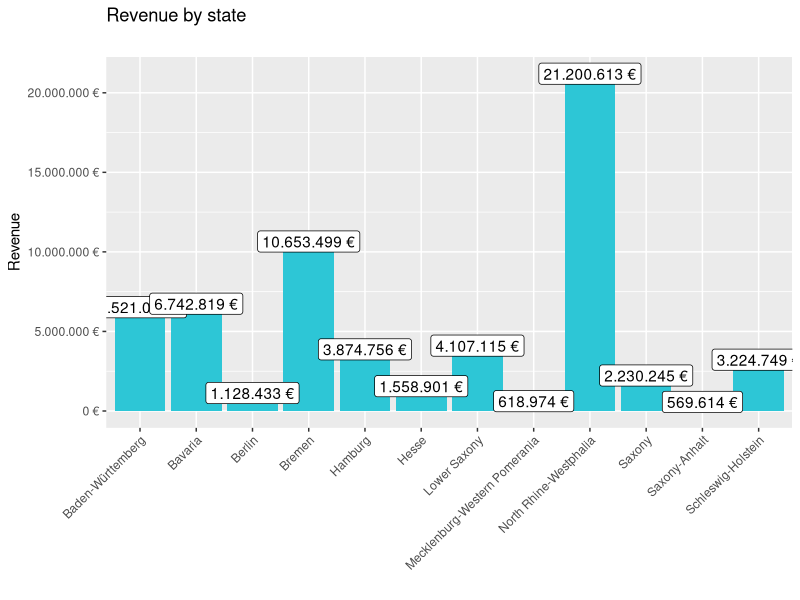
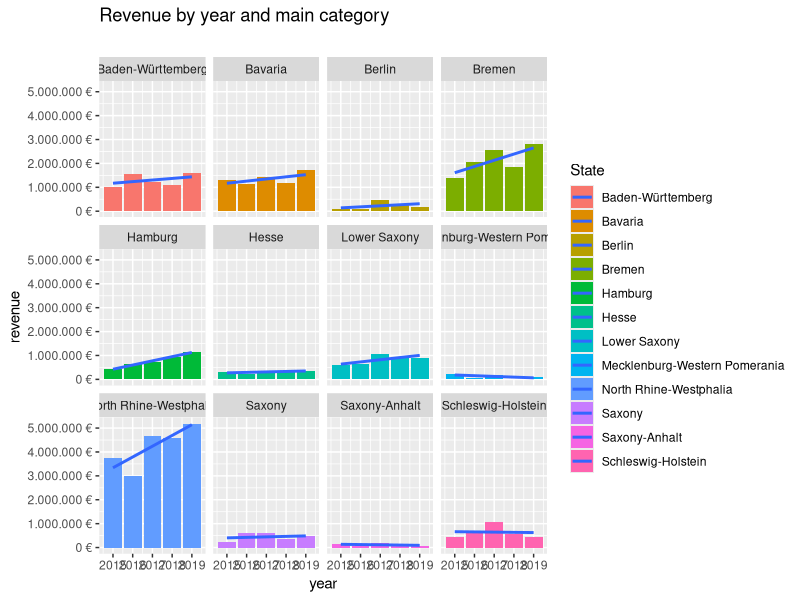

Write the R code that produced these figures, in order.

# Introduction of challenge one ----

library(tidyverse)
library(readxl)
library(lubridate)

bike_orderlines_wrangled_tbl <- read_excel("DS_101/00_data/01_bike_sales/02_wrangled_data/bike_orderlines.xlsx")

bike_orderlines_wrangled_tbl
glimpse(bike_orderlines_wrangled_tbl)

location_bike_orderlines_wrangled_tbl <- bike_orderlines_wrangled_tbl %>%
  separate(col = location,
           into = c("city", "state"),
           sep = ", ") 

glimpse(location_bike_orderlines_wrangled_tbl)

# 1. Part of challenge one ----

sales_by_state_tbl <- location_bike_orderlines_wrangled_tbl %>%
  select(state, total_price) %>%
  group_by(state) %>%
  summarise(revenue = sum(total_price)) %>%
  mutate(revenue_text = scales::dollar(revenue, big.mark = ".", 
                                       decimal.mark = ",", 
                                       prefix = "", 
                                       suffix = " €"))
sales_by_state_tbl

sales_by_state_tbl %>%
  ggplot(aes(x = state, y = revenue)) +
  geom_col(fill = "#2DC6D6") +
  geom_label(aes(label = revenue_text)) +
  theme(axis.text.x = element_text(angle = 45, hjust = 1)) +
  scale_y_continuous(labels = scales::dollar_format(big.mark = ".", 
                                                    decimal.mark = ",", 
                                                    prefix = "", 
                                                    suffix = " €")) +
  labs(
    title    = "Revenue by state",
    subtitle = " ",
    x = "",
    y = "Revenue"
  )

# 2. Part of challenge one ----

sales_by_state_year_tbl <- location_bike_orderlines_wrangled_tbl %>%
  select(state, total_price, order_date) %>%
  mutate(year = year(order_date)) %>%
  group_by(state, year) %>%
  summarise(revenue = sum(total_price)) %>%
  ungroup() %>%
  mutate(revenue_text = scales::dollar(revenue, big.mark = ".", 
                                       decimal.mark = ",", 
                                       prefix = "", 
                                       suffix = " €"))
sales_by_state_year_tbl

sales_by_state_year_tbl %>%
  ggplot(aes(x = year, y = revenue, fill = state)) +
  geom_col() +
  geom_smooth(method = "lm", se = FALSE) +
  facet_wrap(~ state) +
  scale_y_continuous(labels = scales::dollar_format(big.mark = ".", 
                                                    decimal.mark = ",", 
                                                    prefix = "", 
                                                    suffix = " €")) +
  labs(
    title = "Revenue by year and main category",
    subtitle = " ",
    fill = "State"
  )
  
  
  